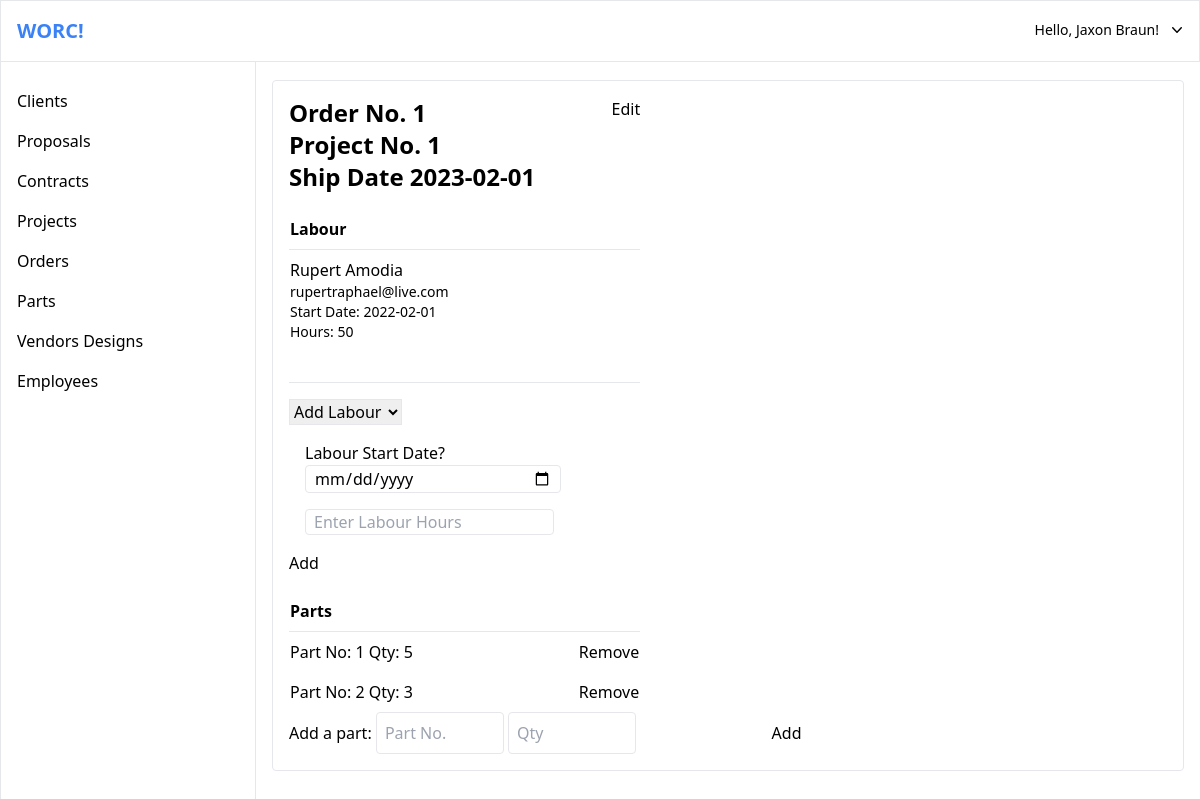
The page /order/order.php?id=1 (signed in) on the database its author committed.
### tables this page shows
CREATE TABLE Orders
(
	Order_No	INT	NOT NULL,  
	Ship_Date	DATE, 
	Project_No	INT	NOT NULL, 
	PRIMARY KEY (Order_No),  
	FOREIGN KEY (Project_No) REFERENCES Project(Project_No) 
);

CREATE TABLE Labour_Order 
(
	Labour_SSN	INT	NOT NULL, 
	Order_No	INT	NOT NULL, 
	Start_Date	DATE	NOT NULL, 
	Hours	INT	NOT NULL, 
	PRIMARY KEY(Labour_SSN, Order_No),
	FOREIGN KEY(Labour_SSN) REFERENCES Employee(SSN), 
	FOREIGN KEY(Order_No) REFERENCES Orders(Order_No) 
);

CREATE TABLE Employee 
(
	SSN	INT	NOT NULL, 
	First_Name	VARCHAR(255)	NOT NULL, 
	Last_Name	VARCHAR(255)	NOT NULL, 
	DOB	DATE	NOT NULL, 
	Phone_No	BIGINT	NOT NULL, 
	Email	VARCHAR(255), 
	Address_Line_1		VARCHAR(255)	NOT NULL, 
	Address_Line_2		VARCHAR(255), 
	City			VARCHAR(255)	NOT NULL, 
	Prov_State		VARCHAR(255)	NOT NULL, 
	Country			VARCHAR(255)	NOT NULL, 
	Postal_Zip		VARCHAR(255)	NOT NULL, 
	Job_Type	VARCHAR(255), 
	PRIMARY KEY(SSN) 
);

CREATE TABLE Parts_Inventory

(
	Order_No INT	NOT NULL, 
	Part_No	INT	NOT NULL, 
	Qty	INT	NOT NULL, 
	PRIMARY KEY(Order_No, Part_No),
	FOREIGN KEY(Order_No) REFERENCES Orders(Order_No), 
	FOREIGN KEY(Part_No) REFERENCES Part(Part_No) 
);

### data/order.php (called while the page is built, shortened)
<?php
function find_order($db, $order_no){
	$q = "
		SELECT Orders.*
		FROM Orders
		WHERE Orders.Order_No = :order_no
		";
	$query = $db->prepare($q);
	$query->execute([':order_no' => $order_no]);
	return $query;
}
function find_order_labours($db, $order_no){
	$q = "
		SELECT Employee.*, Labour_Order.Start_Date, Labour_Order.Hours
		FROM Orders, Employee, Labour_Order
		WHERE
			Orders.Order_No = :order_no AND
			Orders.Order_No = Labour_Order.Order_No AND
			Labour_Order.Labour_SSN = Employee.SSN
		";
	$query = $db->prepare($q);
	$query->execute([':order_no' => $order_no]);
	return $query;
}
function find_order_parts($db, $order_no){
	$q = "
		SELECT Parts_Inventory.*
		FROM Orders, Part, Parts_Inventory
		WHERE
			Orders.Order_No = :order_no AND
			Orders.Order_No = Parts_Inventory.Order_No AND
			Parts_Inventory.Order_No = Part.Part_No
		";
	$query = $db->prepare($q);
	$query->execute([':order_no' => $order_no]);
	return $query;
}
?>

### order/order.php (the view, shortened to what this page needs)
<?php
require_once('../must_be_logged_in.php');
require_once('../db.php');
require_once('../data/order.php');
$order_no = $_GET['id'] ?? '';
$order = find_order($db, $order_no);
$labours = find_order_labours($db, $order_no);
$parts = find_order_parts($db, $order_no);
$new_labours = get_new_order_labours($db, $order_no, $_job_types['labour']);
$new_labours = $new_labours->fetchAll(PDO::FETCH_ASSOC);
if(!empty($order)) {
	$order = $order->fetch();
}
if(!empty($labours)) {
	$labours = $labours->fetchAll();
}
if(!empty($parts)) {
	$parts = $parts->fetchAll();
}
include('../templates/top.php');
?>
<?php
include('../templates/top-bar.php');
?>
<div>
	<?php
	include('../templates/side-bar.php');
	?>
	<div class="pt-16 ml-64">
		<main class="m-4 border rounded">
			<div class="m-4">
				<section class="flex">
					<div class="w-2/5 mr-4">
						<div class="mb-4 flex">
							<dl class="grow">
								<dt class="font-bold text-2xl">Order No. <?=$order['Order_No'] ?></dt>
								<dt class="font-bold text-2xl">Project No. <?=$order['Project_No'] ?></dt>
                                <dt class="font-bold text-2xl">Ship Date <?=$order['Ship_Date'] ?></dt>
                            </dl>
							<div class="text-right">
								<a href="edit.php?id=<?=$order_no?>" class="hover:text-blue-500">Edit</a>
							</div>
						</div>
						<table class="w-full" style="max-height: 500px;">
							<thead>
								<tr>
									<td class="mt-4 py-2 font-bold border-b" colspan="2">Labour</td>
								</tr>
							</thead>
							<tbody>
								<?php
								foreach($labours as $labour) {
								?>
								<tr>
									<td class="py-2">
										<span class="block"><?=$labour['First_Name']?> <?=$labour['Last_Name']?></span>
										<span class="block text-sm"><?=$labour['Email']?></span>
										<span class="block text-sm">Start Date: <?=$labour['Start_Date']?></span>
										<span class="block text-sm">Hours: <?=$labour['Hours']?></span>
									</td>
									<td class="text-right py-2">
									</td>
								</tr>
								<?php
								}
								?>
							</tbody>
						</table>
						<?php
						if (!empty($new_labours)) {
						?>
						<form class="mt-8 border-t py-4 justify-between" method="POST" action="add_labour.php">
							<div>
								<select name="labour" id="labour" class="border">
									<option selected>Add Labour</option>
								</select>
							</div>
							<div class="m-4">
                    			<?="Labour Start Date?";?>
								<input type="date" name="labour_date" class="border px-2 rounded w-64">
							</div>
                			<div class="m-4">
								<input type="number" name="labour_hours" class="border px-2 rounded" placeholder="Enter Labour Hours">
							</div>
							<button type="submit" class="hover:text-blue-500">Add</button>
						</form>
						<?php
						}
						?>
					</div>
				</section>
				<section>
					<table class="w-2/5" style="max-height: 500px;">
						<thead>
							<tr>
								<td class="mt-4 py-2 font-bold border-b" colspan="2">Parts</td>
							</tr>
						</thead>
						<tbody>
						<?php
							foreach($parts as $part) {
							?>
							<tr>
								<td class="py-2">
									<?="Part No: ".$part['Part_No']." Qty: ".$part['Qty']?>
								</td>
								<td class="text-right py-2">
									<form method="POST" action="delete_part.php">
										<button type="submit" class="hover:text-red-500">Remove</button>
									</form>
								</td>
							</tr>
							<?php
							}
							?>
						</tbody>
					</table>
					<form method="POST" action="add_part.php">
						<label>Add a part:</label>
						<input type="number" name="part_no" class="py-2 border rounded pl-2 w-32" placeholder="Part No.">
						<input type="number" name="qty" class="py-2 border rounded pl-2 w-32" placeholder="Qty">
						<button class="hover:text-blue-500 w-2/6" type="submit">Add</button>
					</form>
				</section>
			</div>
		</main>
	</div>
</div>
<?php
include('../templates/bottom.php');
?>

### templates/top.php (shortened to what this page needs)
<!doctype html>
<html>
<head>
 	<script src="https://cdn.tailwindcss.com"></script>
</head>
<body>

### templates/top-bar.php (shortened to what this page needs)
<?php
$first_name = $_SESSION['user']['employee']['First_Name'];
$last_name = $_SESSION['user']['employee']['Last_Name'];
?>
<div class="border flex justify-between p-4 fixed top-0 w-full z-10 bg-white">
	<nav>
		<a href="" class="text-blue-500 text-xl font-bold">WORC!</a>
	</nav>
	<div class="relative inline-block text-left">
		<button onclick="toggle('top-user-dropdown-menu')" type="button" class="inline-flex w-full justify-center bg-white text-sm font-medium hover:text-blue-400" id="top-user-dropdown-button" aria-expanded="true" aria-haspopup="true">
      		Hello, <?=$first_name?> <?=$last_name?>!
      		<svg class="-mr-1 ml-2 h-5 w-5" xmlns="http://www.w3.org/2000/svg" viewBox="0 0 20 20" fill="currentColor" aria-hidden="true">
        		<path fill-rule="evenodd" d="M5.23 7.21a.75.75 0 011.06.02L10 11.168l3.71-3.938a.75.75 0 111.08 1.04l-4.25 4.5a.75.75 0 01-1.08 0l-4.25-4.5a.75.75 0 01.02-1.06z" clip-rule="evenodd" />
      		</svg>
    	</button>
	</div>
</div>

### templates/side-bar.php
<nav class="w-64 h-screen fixed pt-20 border">
	<ul>
		<li class="py-2 px-4">
			<a href="<?=BASE_URL ?>/clients/">Clients</a>
		</li>
		<li class="py-2 px-4"><a href="<?=BASE_URL ?>/proposals/">Proposals</a></li>
		<li class="py-2 px-4"><a href="<?=BASE_URL ?>/contracts/">Contracts</a></li>
		<li class="py-2 px-4">Projects</li>
		<li class="py-2 px-4">
			<a href="<?=BASE_URL?>/order/" class="hover:text-blue-500">Orders</a>
		</li>
		<li class="py-2 px-4">
			<a href="<?=BASE_URL?>/part/" class="hover:text-blue-500">Parts</a>
		</li>
		<li class="py-2 px-4">
			<a href="<?=BASE_URL?>/vendor/" class="hover:text-blue-500">Vendors</a>
			<a href="<?=BASE_URL ?>/designs/" class="hover:text-blue-500">Designs</a>
		</li>
		<li class="py-2 px-4">
			<a href="<?=BASE_URL ?>/employees/" class="hover:text-blue-500">Employees</a>
		</li>
	</ul>
</nav>

### rows shown on the page
orders: Order_No "1", Project_No "1", Ship_Date "2023-02-01"
labour_order: Labour_SSN.First_Name "Rupert", Labour_SSN.Last_Name "Amodia", Labour_SSN.Email "rupertraphael@live.com", Start_Date "2022-02-01", Hours "50"
parts_inventory: Part_No "1", Qty "5"
parts_inventory: Part_No "2", Qty "3"

### other values the page prints
$first_name "Jaxon"
$last_name "Braun"
